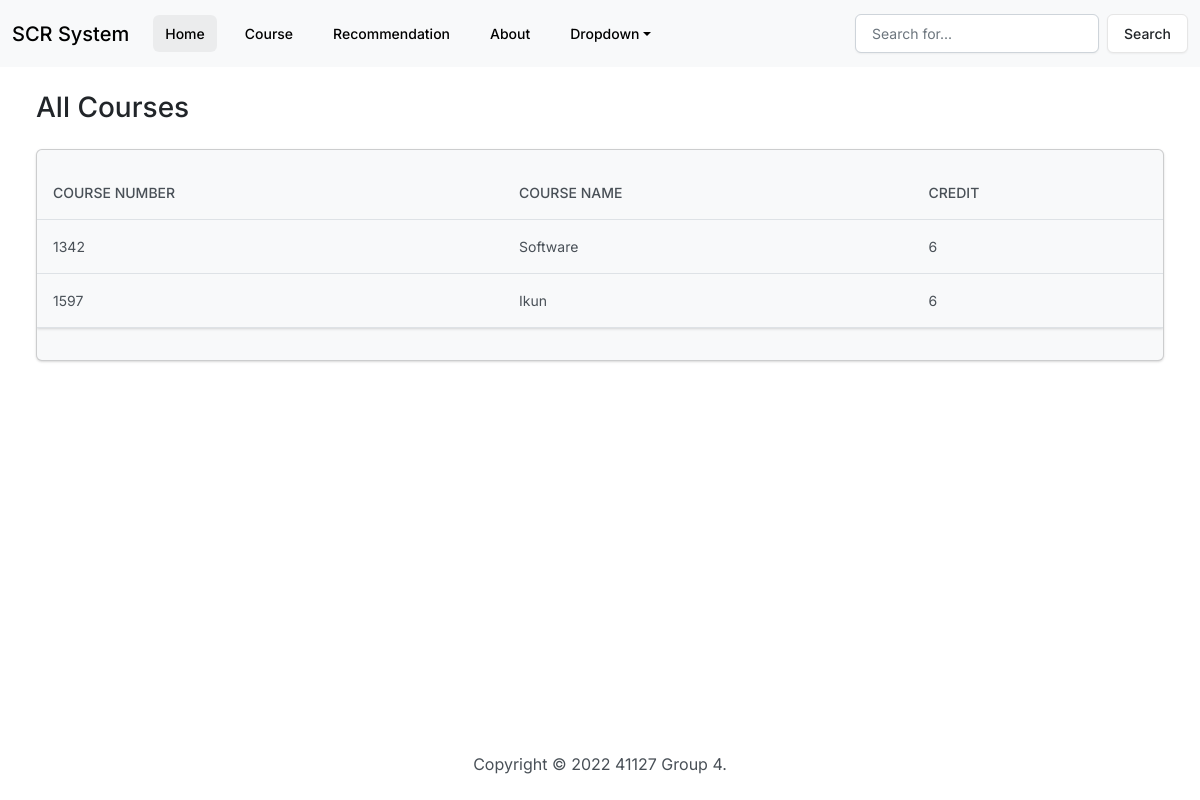
/course/, run on an earlier commit of the app's database.
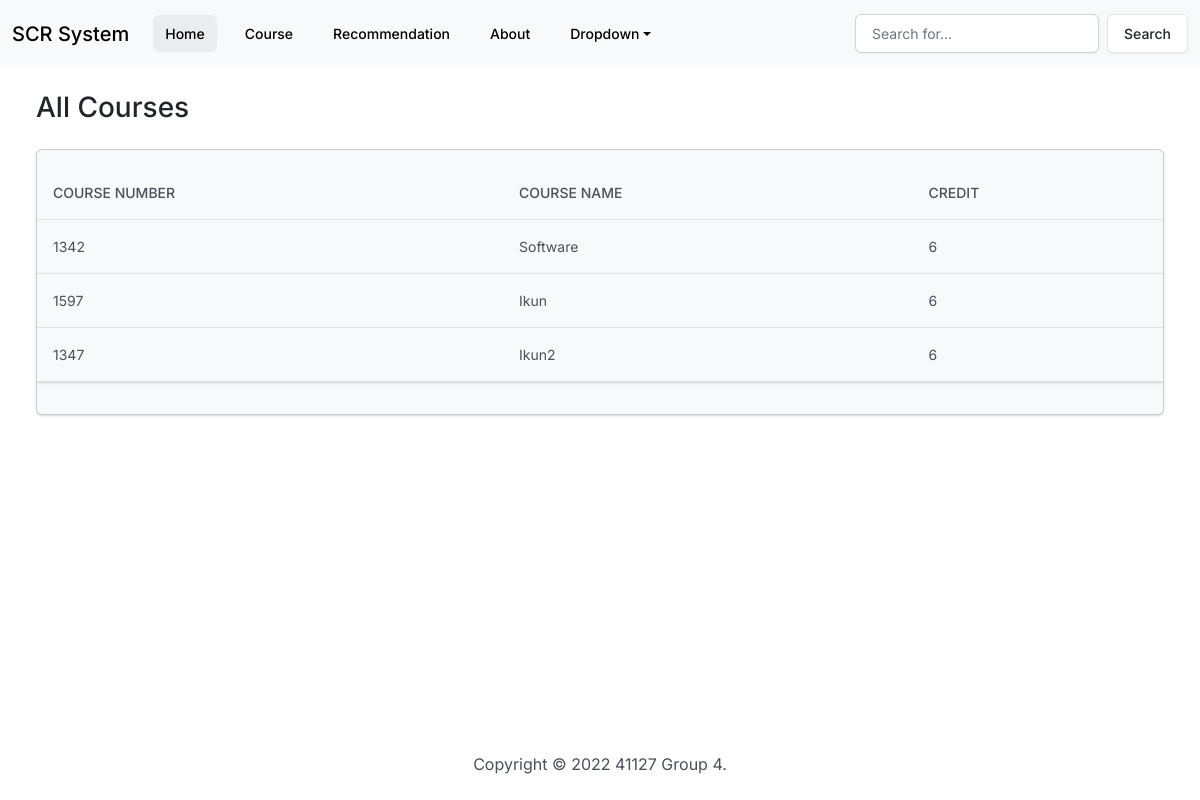
And on a later commit of the database.
### students/models.py (models this page shows, shortened)
class Course(models.Model):
    course_number = models.PositiveIntegerField(unique=True)
    course_name = models.CharField(max_length=100)
    course_field = models.CharField(max_length=100, default="")
    credit = models.PositiveIntegerField()
    selected_ratio = models.FloatField(default=0.0)
    difficulty = models.FloatField(default=0.0)
    passed_ratio = models.FloatField(default=0.0)
    satisfaction = models.FloatField(default=0.0)
    mocked = models.BooleanField(default=False)

### students/views.py (the view)
# urls.py: path('course/', views.course, name='course'),
def course(request):
    student_number = request.session.get("info")
    data_dict = {}
    search_data = request.GET.get('q', "")
    if search_data:
        if search_data.isdigit():
            data_dict["course_number__contains"] = search_data
        else:
            data_dict["course_name__contains"] = search_data
    courses_list = Course.objects.all().filter(**data_dict)
    return render(request, 'course.html', {
        'courses': courses_list, "search_data": search_data
    })

### students/templates/course.html
{% extends "base.html" %}
{% block body %}
    <h3 class="m-4">All Courses</h3>
    <div class="row">
        <div class="col-12">
                    {% if courses %}
                        <div class="card bg-light ms-4 me-4 mb-4">
                            <p class="card-text">
                                <div class="table-responsive">
                                    <table class="table table-hover">
                                        <thead>
                                        <tr>
                                            <th scope="col">Course Number</th>
                                            <th scope="col">Course Name</th>
                                            <th scope="col">Credit</th>
                                        </tr>
                                        </thead>
                                        <tbody>
                                        {% for course in courses %}
                                            <tr>
                                                <td>{{ course.course_number }}</td>
                                                <td>{{ course.course_name }}</td>
                                                <td>{{ course.credit }}</td>
                                            </tr>
                                        {% endfor %}
                                        </tbody>
                                    </table>
                                </div>
                            </p>
                            </div>
                        </div>
            {% else %}
                <h5 class="alert alert-primary ms-4 me-4">No matching course</h5>
            {% endif %}
        </div>
    </div>
{% endblock %}

What changed in the data, as far as the page shows it:
added Course: course_number "1347", course_name "Ikun2", credit "6"
